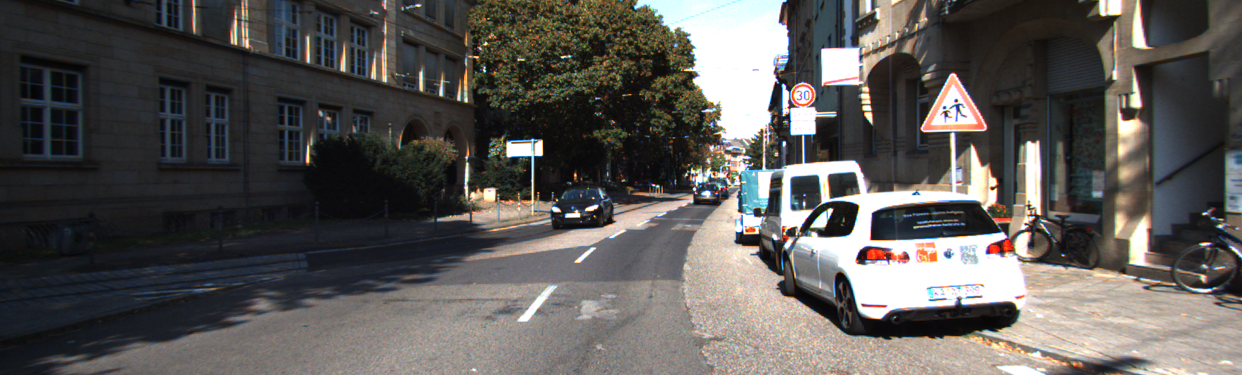
#> input picture kitti_left.png, 1242 x 375 px
$ jupyter execute --allow-errors Semi-global-matching-GPU.ipynb
#> lines starting #> are read from the running program, lines starting #| are printed output that depends on the picture
### Semi-global-Matching (SGM) on GPU.

#### 1. Required packages

[cell 1]
import cv2
import numpy as np
from matplotlib import pyplot as plt
from tqdm import tqdm
import scipy.signal as signal


import pycuda
import pycuda.driver as drv
from pycuda import gpuarray
import pycuda.autoinit
from pycuda.compiler import SourceModule
import pycuda.driver as cuda

#### 2. Loading stereo images

[cell 2]
print("Loading the stereo images")
img_left = cv2.imread(("kitti_left.png"), 0)
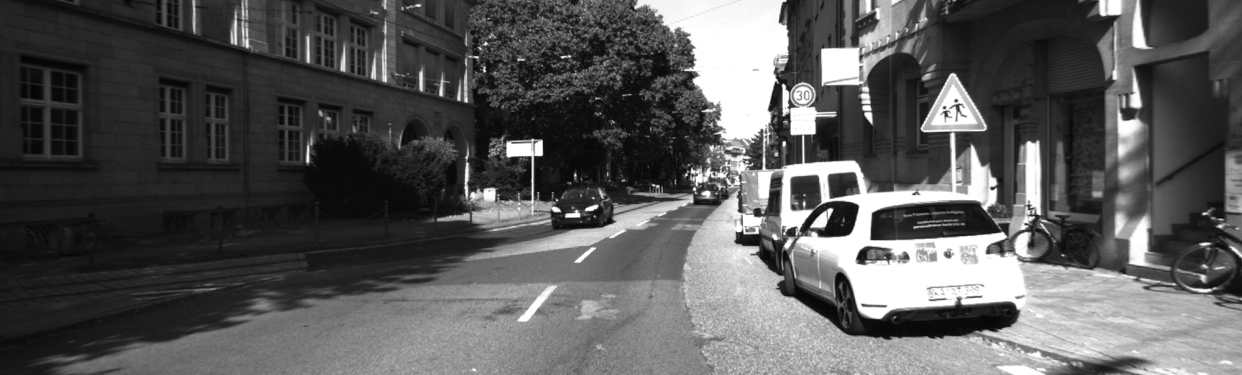
#> img_left: shape (375, 1242); min 4, max 255, mean 88.4
img_right = cv2.imread(("kitti_right.png"), 0)

# Bilateral Filter: Gaussian + edge preservation
img_left = cv2.bilateralFilter(img_left, 9, 8, 15)
#> (the rest of this cell did not finish here and is left out)
